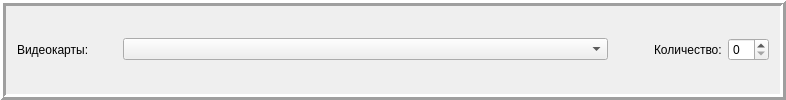
        <widget class="QFrame" name="frame_6">
         <property name="frameShape">
          <enum>QFrame::Box</enum>
         </property>
         <property name="frameShadow">
          <enum>QFrame::Raised</enum>
         </property>
         <property name="lineWidth">
          <number>3</number>
         </property>
         <layout class="QGridLayout" name="gridLayout_6">
          <item row="0" column="0">
           <layout class="QHBoxLayout" name="horizontalLayout_15">
            <item>
             <widget class="QLabel" name="label_27">
              <property name="minimumSize">
               <size>
                <width>100</width>
                <height>0</height>
               </size>
              </property>
              <property name="text">
               <string>Видеокарты: </string>
              </property>
             </widget>
            </item>
            <item>
             <widget class="QComboBox" name="comboBox_Video">
              <property name="minimumSize">
               <size>
                <width>485</width>
                <height>0</height>
               </size>
              </property>
             </widget>
            </item>
            <item>
             <spacer name="horizontalSpacer_18">
              <property name="orientation">
               <enum>Qt::Horizontal</enum>
              </property>
              <property name="sizeHint" stdset="0">
               <size>
                <width>40</width>
                <height>20</height>
               </size>
              </property>
             </spacer>
            </item>
            <item>
             <widget class="QLabel" name="label_3">
              <property name="text">
               <string>Количество:</string>
              </property>
             </widget>
            </item>
            <item>
             <widget class="QSpinBox" name="spinBox_Video"/>
            </item>
           </layout>
          </item>
         </layout>
        </widget>
